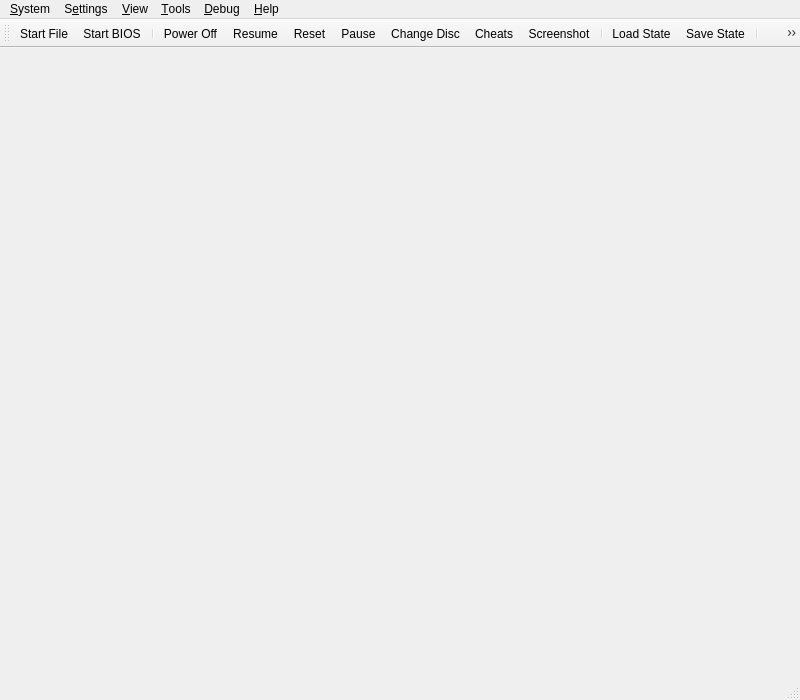
<?xml version="1.0" encoding="UTF-8"?>
<ui version="4.0">
 <class>MainWindow</class>
 <widget class="QMainWindow" name="MainWindow">
  <property name="geometry">
   <rect>
    <x>0</x>
    <y>0</y>
    <width>800</width>
    <height>700</height>
   </rect>
  </property>
  <property name="acceptDrops">
   <bool>true</bool>
  </property>
  <property name="windowTitle">
   <string>BeegStation</string>
  </property>
  <property name="windowIcon">
   <iconset resource="resources/resources.qrc">
    <normaloff>:/icons/AppIcon.png</normaloff>:/icons/AppIcon.png</iconset>
  </property>
  <widget class="QStackedWidget" name="mainContainer">
   <property name="currentIndex">
    <number>0</number>
   </property>
   <widget class="QWidget" name="page"/>
   <widget class="QWidget" name="page_2"/>
  </widget>
  <widget class="QMenuBar" name="menuBar">
   <property name="geometry">
    <rect>
     <x>0</x>
     <y>0</y>
     <width>800</width>
     <height>22</height>
    </rect>
   </property>
   <widget class="QMenu" name="menuSystem">
    <property name="title">
     <string>&amp;System</string>
    </property>
    <widget class="QMenu" name="menuChangeDisc">
     <property name="title">
      <string>Change Disc</string>
     </property>
     <property name="icon">
      <iconset theme="ChangeDisc">
       <normaloff>.</normaloff>.</iconset>
     </property>
     <actiongroup name="actionGroupChangeDiscSubImages"/>
     <addaction name="actionChangeDiscFromFile"/>
     <addaction name="actionChangeDiscFromDevice"/>
     <addaction name="actionChangeDiscFromGameList"/>
     <addaction name="actionRemoveDisc"/>
     <addaction name="separator"/>
    </widget>
    <widget class="QMenu" name="menuCheats">
     <property name="title">
      <string>Cheats</string>
     </property>
     <property name="icon">
      <iconset theme="Cheats">
       <normaloff>.</normaloff>.</iconset>
     </property>
    </widget>
    <widget class="QMenu" name="menuLoadState">
     <property name="title">
      <string>Load State</string>
     </property>
     <property name="icon">
      <iconset theme="LoadState">
       <normaloff>.</normaloff>.</iconset>
     </property>
    </widget>
    <widget class="QMenu" name="menuSaveState">
     <property name="title">
      <string>Save State</string>
     </property>
     <property name="icon">
      <iconset theme="SaveState">
       <normaloff>.</normaloff>.</iconset>
     </property>
    </widget>
    <addaction name="actionStartFile"/>
    <addaction name="actionStartDisc"/>
    <addaction name="actionStartBios"/>
    <addaction name="actionResumeLastState"/>
    <addaction name="separator"/>
    <addaction name="actionPowerOff"/>
    <addaction name="actionPowerOffWithoutSaving"/>
    <addaction name="actionReset"/>
    <addaction name="actionPause"/>
    <addaction name="menuChangeDisc"/>
    <addaction name="separator"/>
    <addaction name="menuCheats"/>
    <addaction name="actionScreenshot"/>
    <addaction name="separator"/>
    <addaction name="menuLoadState"/>
    <addaction name="menuSaveState"/>
    <addaction name="separator"/>
    <addaction name="actionExit"/>
   </widget>
   <widget class="QMenu" name="menuSettings">
    <property name="title">
     <string>S&amp;ettings</string>
    </property>
    <widget class="QMenu" name="menuSettingsTheme">
     <property name="title">
      <string>Theme</string>
     </property>
    </widget>
    <widget class="QMenu" name="menuSettingsLanguage">
     <property name="title">
      <string>Language</string>
     </property>
    </widget>
    <addaction name="separator"/>
    <addaction name="actionInterfaceSettings"/>
    <addaction name="actionGameListSettings"/>
    <addaction name="actionBIOSSettings"/>
    <addaction name="actionEmulationSettings"/>
    <addaction name="actionSystemSettings"/>
    <addaction name="actionDisplaySettings"/>
    <addaction name="actionGraphicsSettings"/>
    <addaction name="actionAudioSettings"/>
    <addaction name="actionControllerSettings"/>
    <addaction name="actionMemoryCardSettings"/>
    <addaction name="actionHotkeySettings"/>
    <addaction name="actionAdvancedSettings"/>
    <addaction name="separator"/>
    <addaction name="actionAddGameDirectory"/>
    <addaction name="actionScanForNewGames"/>
    <addaction name="actionRescanAllGames"/>
    <addaction name="separator"/>
    <addaction name="menuSettingsLanguage"/>
    <addaction name="menuSettingsTheme"/>
   </widget>
   <widget class="QMenu" name="menuHelp">
    <property name="title">
     <string>&amp;Help</string>
    </property>
    <addaction name="actionGitHubRepository"/>
    <addaction name="actionIssueTracker"/>
    <addaction name="actionDiscordServer"/>
    <addaction name="separator"/>
    <addaction name="actionCheckForUpdates"/>
    <addaction name="separator"/>
    <addaction name="actionAboutQt"/>
    <addaction name="actionAbout"/>
   </widget>
   <widget class="QMenu" name="menuDebugSwitchRenderer">
    <property name="title">
     <string>&amp;Switch Renderer</string>
    </property>
   </widget>
   <widget class="QMenu" name="menuDebug">
    <property name="title">
     <string>&amp;Debug</string>
    </property>
    <addaction name="menuDebugSwitchRenderer" />
    <addaction name="actionToggleSoftwareRendering"/>
   </widget>
   <widget class="QMenu" name="menu_View">
    <property name="title">
     <string>&amp;View</string>
    </property>
    <widget class="QMenu" name="menuWindowSize">
     <property name="title">
      <string>&amp;Window Size</string>
     </property>
    </widget>
    <addaction name="actionViewToolbar"/>
    <addaction name="actionViewLockToolbar"/>
    <addaction name="actionViewStatusBar"/>
    <addaction name="separator"/>
    <addaction name="actionViewGameList"/>
    <addaction name="actionViewGameGrid"/>
    <addaction name="actionViewSystemDisplay"/>
    <addaction name="actionViewGameProperties"/>
    <addaction name="separator"/>
    <addaction name="actionFullscreen"/>
    <addaction name="menuWindowSize"/>
    <addaction name="separator"/>
    <addaction name="actionGridViewShowTitles"/>
    <addaction name="actionGridViewZoomIn"/>
    <addaction name="actionGridViewZoomOut"/>
    <addaction name="actionGridViewRefreshCovers"/>
   </widget>
   <widget class="QMenu" name="menu_Tools">
    <property name="title">
     <string>&amp;Tools</string>
    </property>
    <addaction name="actionMemory_Card_Editor"/>
    <addaction name="actionCheatManager"/>
    <addaction name="separator"/>
    <addaction name="actionOpenDataDirectory"/>
   </widget>
   <addaction name="menuSystem"/>
   <addaction name="menuSettings"/>
   <addaction name="menu_View"/>
   <addaction name="menu_Tools"/>
   <addaction name="menuDebug"/>
   <addaction name="menuHelp"/>
  </widget>
  <widget class="QToolBar" name="toolBar">
   <property name="windowTitle">
    <string>toolBar</string>
   </property>
   <property name="iconSize">
    <size>
     <width>32</width>
     <height>32</height>
    </size>
   </property>
   <property name="toolButtonStyle">
    <enum>Qt::ToolButtonTextUnderIcon</enum>
   </property>
   <attribute name="toolBarArea">
    <enum>TopToolBarArea</enum>
   </attribute>
   <attribute name="toolBarBreak">
    <bool>false</bool>
   </attribute>
   <addaction name="actionStartFile"/>
   <addaction name="actionStartBios"/>
   <addaction name="separator"/>
   <addaction name="actionPowerOff"/>
   <addaction name="actionResumeLastState"/>
   <addaction name="actionReset"/>
   <addaction name="actionPause"/>
   <addaction name="actionChangeDisc"/>
   <addaction name="actionCheats"/>
   <addaction name="actionScreenshot"/>
   <addaction name="separator"/>
   <addaction name="actionLoadState"/>
   <addaction name="actionSaveState"/>
   <addaction name="separator"/>
   <addaction name="actionFullscreen"/>
   <addaction name="actionSettings"/>
  </widget>
  <widget class="QStatusBar" name="statusBar"/>
  <action name="actionStartFile">
   <property name="icon">
    <iconset theme="StartfileSettings">
     <normaloff>.</normaloff>.</iconset>
   </property>
   <property name="text">
    <string>Start &amp;File...</string>
   </property>
  </action>
  <action name="actionStartDisc">
   <property name="icon">
    <iconset theme="StartdiscSettings">
     <normaloff>.</normaloff>.</iconset>
   </property>
   <property name="text">
    <string>Start &amp;Disc...</string>
   </property>
  </action>
  <action name="actionStartBios">
   <property name="icon">
    <iconset theme="BIOSSettings">
     <normaloff>.</normaloff>.</iconset>
   </property>
   <property name="text">
    <string>Start &amp;BIOS</string>
   </property>
  </action>
  <action name="actionScanForNewGames">
   <property name="icon">
    <iconset theme="ScanForGames">
     <normaloff>.</normaloff>.</iconset>
   </property>
   <property name="text">
    <string>&amp;Scan For New Games</string>
   </property>
  </action>
  <action name="actionRescanAllGames">
   <property name="icon">
    <iconset theme="RescanAllGames">
     <normaloff>.</normaloff>.</iconset>
   </property>
   <property name="text">
    <string>&amp;Rescan All Games</string>
   </property>
  </action>
  <action name="actionPowerOff">
   <property name="icon">
    <iconset theme="PowerOff">
     <normaloff>.</normaloff>.</iconset>
   </property>
   <property name="text">
    <string>Power &amp;Off</string>
   </property>
  </action>
  <action name="actionReset">
   <property name="icon">
    <iconset theme="Reset">
     <normaloff>.</normaloff>.</iconset>
   </property>
   <property name="text">
    <string>&amp;Reset</string>
   </property>
  </action>
  <action name="actionPause">
   <property name="checkable">
    <bool>true</bool>
   </property>
   <property name="icon">
    <iconset theme="Pause">
     <normaloff>.</normaloff>.</iconset>
   </property>
   <property name="text">
    <string>&amp;Pause</string>
   </property>
  </action>
  <action name="actionLoadState">
   <property name="icon">
    <iconset theme="LoadState">
     <normaloff>.</normaloff>.</iconset>
   </property>
   <property name="text">
    <string>&amp;Load State</string>
   </property>
  </action>
  <action name="actionSaveState">
   <property name="icon">
    <iconset theme="SaveState">
     <normaloff>.</normaloff>.</iconset>
   </property>
   <property name="text">
    <string>&amp;Save State</string>
   </property>
  </action>
  <action name="actionExit">
   <property name="icon">
    <iconset theme="Exit">
     <normaloff>.</normaloff>.</iconset>
   </property>
   <property name="text">
    <string>E&amp;xit</string>
   </property>
  </action>
  <action name="actionBIOSSettings">
   <property name="icon">
    <iconset theme="BIOSSettings">
     <normaloff>.</normaloff>.</iconset>
   </property>
   <property name="text">
    <string>&amp;BIOS</string>
   </property>
  </action>
  <action name="actionSystemSettings">
   <property name="icon">
    <iconset theme="ConsoleSettings">
     <normaloff>.</normaloff>.</iconset>
   </property>
   <property name="text">
    <string>System</string>
   </property>
  </action>
  <action name="actionEmulationSettings">
   <property name="icon">
    <iconset theme="EmulationSettings">
     <normaloff>.</normaloff>.</iconset>
   </property>
   <property name="text">
    <string>Emulation</string>
   </property>
  </action>
  <action name="actionControllerSettings">
   <property name="icon">
    <iconset theme="ControllerSettings">
     <normaloff>.</normaloff>.</iconset>
   </property>
   <property name="text">
    <string>&amp;Controllers</string>
   </property>
  </action>
  <action name="actionHotkeySettings">
   <property name="icon">
    <iconset theme="HotkeySettings">
     <normaloff>.</normaloff>.</iconset>
   </property>
   <property name="text">
    <string>&amp;Hotkeys</string>
   </property>
  </action>
  <action name="actionDisplaySettings">
   <property name="icon">
    <iconset theme="DisplaySettings">
     <normaloff>.</normaloff>.</iconset>
   </property>
   <property name="text">
    <string>&amp;Display</string>
   </property>
  </action>
  <action name="actionGraphicsSettings">
   <property name="icon">
    <iconset theme="EnhancementSettings">
     <normaloff>.</normaloff>.</iconset>
   </property>
   <property name="text">
    <string>&amp;Graphics</string>
   </property>
  </action>
  <action name="actionPostProcessingSettings">
   <property name="icon">
    <iconset theme="PostprocessingSettings">
     <normaloff>.</normaloff>.</iconset>
   </property>
   <property name="text">
    <string>&amp;Post-Processing Settings...</string>
   </property>
  </action>
  <action name="actionFullscreen">
   <property name="icon">
    <iconset theme="Fullscreen">
     <normaloff>.</normaloff>.</iconset>
   </property>
   <property name="text">
    <string>Fullscreen</string>
   </property>
  </action>
  <action name="actionResolution_Scale">
   <property name="text">
    <string>Resolution Scale</string>
   </property>
  </action>
  <action name="actionGitHubRepository">
   <property name="icon">
    <iconset resource="resources/resources.qrc">
     <normaloff>:/icons/github.png</normaloff>:/icons/github.png</iconset>
   </property>
   <property name="text">
    <string>&amp;GitHub Repository...</string>
   </property>
  </action>
  <action name="actionIssueTracker">
   <property name="icon">
    <iconset resource="resources/resources.qrc">
     <normaloff>:/icons/IssueTracker.png</normaloff>:/icons/IssueTracker.png</iconset>
   </property>
   <property name="text">
    <string>&amp;Issue Tracker...</string>
   </property>
  </action>
  <action name="actionDiscordServer">
   <property name="icon">
    <iconset resource="resources/resources.qrc">
     <normaloff>:/icons/discord.png</normaloff>:/icons/discord.png</iconset>
   </property>
   <property name="text">
    <string>&amp;Discord Server...</string>
   </property>
  </action>
  <action name="actionCheckForUpdates">
   <property name="icon">
    <iconset resource="resources/resources.qrc">
     <normaloff>:/icons/update.png</normaloff>:/icons/update.png</iconset>
   </property>
   <property name="text">
    <string>Check for &amp;Updates...</string>
   </property>
  </action>
  <action name="actionAboutQt">
   <property name="icon">
    <iconset resource="resources/resources.qrc">
     <normaloff>:/icons/QT.png</normaloff>:/icons/QT.png</iconset>
   </property>
   <property name="text">
    <string>About &amp;Qt...</string>
   </property>
  </action>
  <action name="actionAbout">
   <property name="text">
    <string>&amp;About PCSX2...</string>
   </property>
  </action>
  <action name="actionChangeDisc">
   <property name="icon">
    <iconset theme="ChangeDisc">
     <normaloff>.</normaloff>.</iconset>
   </property>
   <property name="text">
    <string>Change Disc...</string>
   </property>
  </action>
  <action name="actionCheats">
   <property name="icon">
    <iconset theme="Cheats">
     <normaloff>.</normaloff>.</iconset>
   </property>
   <property name="text">
    <string>Cheats...</string>
   </property>
  </action>
  <action name="actionAudioSettings">
   <property name="icon">
    <iconset theme="AudioSettings">
     <normaloff>.</normaloff>.</iconset>
   </property>
   <property name="text">
    <string>&amp;Audio</string>
   </property>
  </action>
  <action name="actionGameListSettings">
   <property name="icon">
    <iconset theme="GamelistSettings">
     <normaloff>.</normaloff>.</iconset>
   </property>
   <property name="text">
    <string>Game List</string>
   </property>
  </action>
  <action name="actionInterfaceSettings">
   <property name="icon">
    <iconset theme="GeneralSettings">
     <normaloff>.</normaloff>.</iconset>
   </property>
   <property name="text">
    <string>Interface</string>
   </property>
  </action>
  <action name="actionAdvancedSettings">
   <property name="icon">
    <iconset theme="AdvancedSettings">
     <normaloff>.</normaloff>.</iconset>
   </property>
   <property name="text">
    <string>Advanced</string>
   </property>
  </action>
  <action name="actionAddGameDirectory">
   <property name="icon">
    <iconset theme="AddGameDirectory">
     <normaloff>.</normaloff>.</iconset>
   </property>
   <property name="text">
    <string>Add Game Directory...</string>
   </property>
  </action>
  <action name="actionSettings">
   <property name="icon">
    <iconset theme="GeneralSettings">
     <normaloff>.</normaloff>.</iconset>
   </property>
   <property name="text">
    <string>&amp;Settings...</string>
   </property>
  </action>
  <action name="actionChangeDiscFromFile">
   <property name="text">
    <string>From File...</string>
   </property>
  </action>
  <action name="actionChangeDiscFromDevice">
   <property name="text">
    <string>From Device...</string>
   </property>
  </action>
  <action name="actionChangeDiscFromGameList">
   <property name="text">
    <string>From Game List...</string>
   </property>
  </action>
  <action name="actionRemoveDisc">
   <property name="text">
    <string>Remove Disc</string>
   </property>
  </action>
  <action name="actionResume_State">
   <property name="text">
    <string>Resume State</string>
   </property>
  </action>
  <action name="actionGlobal_State">
   <property name="text">
    <string>Global State</string>
   </property>
  </action>
  <action name="actionScreenshot">
   <property name="icon">
    <iconset theme="Screenshot">
     <normaloff>.</normaloff>.</iconset>
   </property>
   <property name="text">
    <string>&amp;Screenshot</string>
   </property>
  </action>
  <action name="actionMemoryCardSettings">
   <property name="icon">
    <iconset theme="MemorycardSettings">
     <normaloff>.</normaloff>.</iconset>
   </property>
   <property name="text">
    <string>&amp;Memory Cards</string>
   </property>
  </action>
  <action name="actionResumeLastState">
   <property name="icon">
    <iconset theme="Resume">
     <normaloff>.</normaloff>.</iconset>
   </property>
   <property name="text">
    <string>Resume</string>
   </property>
   <property name="toolTip">
    <string>Resumes the last save state created.</string>
   </property>
  </action>
  <action name="actionViewToolbar">
   <property name="checkable">
    <bool>true</bool>
   </property>
   <property name="checked">
    <bool>true</bool>
   </property>
   <property name="text">
    <string>&amp;Toolbar</string>
   </property>
  </action>
  <action name="actionViewLockToolbar">
   <property name="checkable">
    <bool>true</bool>
   </property>
   <property name="checked">
    <bool>false</bool>
   </property>
   <property name="text">
    <string>Lock Toolbar</string>
   </property>
  </action>
  <action name="actionViewStatusBar">
   <property name="checkable">
    <bool>true</bool>
   </property>
   <property name="checked">
    <bool>true</bool>
   </property>
   <property name="text">
    <string>&amp;Status Bar</string>
   </property>
  </action>
  <action name="actionViewGameList">
   <property name="icon">
    <iconset theme="GameList">
     <normaloff>.</normaloff>.</iconset>
   </property>
   <property name="text">
    <string>Game &amp;List</string>
   </property>
  </action>
  <action name="actionViewSystemDisplay">
   <property name="enabled">
    <bool>false</bool>
   </property>
   <property name="text">
    <string>System &amp;Display</string>
   </property>
  </action>
  <action name="actionViewGameProperties">
   <property name="enabled">
    <bool>false</bool>
   </property>
   <property name="text">
    <string>Game &amp;Properties</string>
   </property>
  </action>
  <action name="actionMemory_Card_Editor">
   <property name="text">
    <string>Memory &amp;Card Editor</string>
   </property>
  </action>
  <action name="actionCheatManager">
   <property name="text">
    <string>C&amp;heat Manager</string>
   </property>
  </action>
  <action name="actionCPUDebugger">
   <property name="text">
    <string>CPU D&amp;ebugger</string>
   </property>
  </action>
  <action name="actionViewGameGrid">
   <property name="icon">
    <iconset theme="GameGrid">
     <normaloff>.</normaloff>.</iconset>
   </property>
   <property name="text">
    <string>Game &amp;Grid</string>
   </property>
  </action>
  <action name="actionGridViewShowTitles">
   <property name="checkable">
    <bool>true</bool>
   </property>
   <property name="checked">
    <bool>true</bool>
   </property>
   <property name="text">
    <string>Show Titles (Grid View)</string>
   </property>
  </action>
  <action name="actionGridViewZoomIn">
   <property name="text">
    <string>Zoom &amp;In (Grid View)</string>
   </property>
   <property name="shortcut">
    <string>Ctrl++</string>
   </property>
  </action>
  <action name="actionGridViewZoomOut">
   <property name="text">
    <string>Zoom &amp;Out (Grid View)</string>
   </property>
   <property name="shortcut">
    <string>Ctrl+-</string>
   </property>
  </action>
  <action name="actionGridViewRefreshCovers">
   <property name="text">
    <string>Refresh &amp;Covers (Grid View)</string>
   </property>
  </action>
  <action name="actionOpen_Memory_Card_Directory">
   <property name="text">
    <string>Open Memory Card Directory...</string>
   </property>
  </action>
  <action name="actionOpenDataDirectory">
   <property name="text">
    <string>Open Data Directory...</string>
   </property>
  </action>
  <action name="actionPowerOffWithoutSaving">
   <property name="icon">
    <iconset theme="PoweroffWsaving">
     <normaloff>.</normaloff>.</iconset>
   </property>
   <property name="text">
    <string>Power Off &amp;Without Saving</string>
   </property>
  </action>
  <action name="actionToggleSoftwareRendering">
   <property name="text">
    <string>Toggle Software Rendering</string>
   </property>
  </action>
 </widget>
 <resources>
  <include location="resources/resources.qrc"/>
 </resources>
 <connections/>
</ui>
